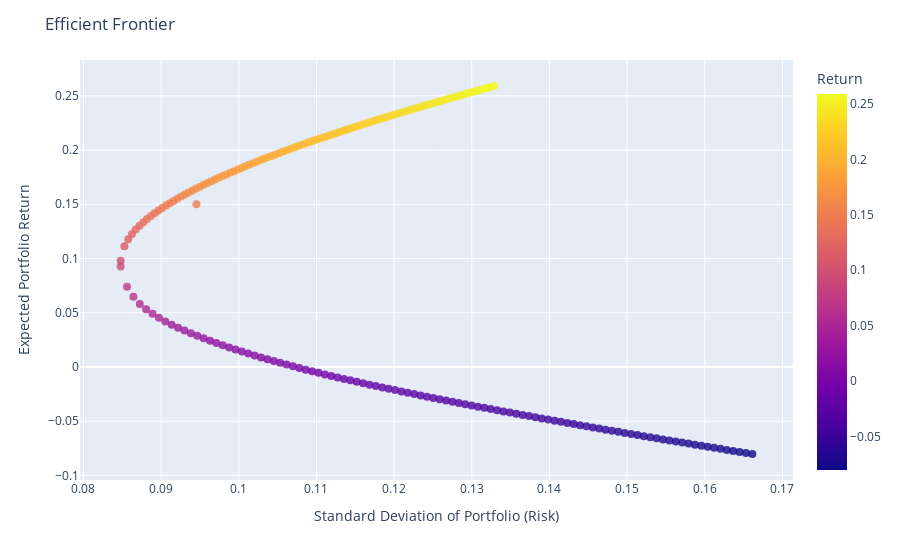

The notebook cell saved with this chart:
### Code cell
expected_returns = returns.mean()

min_variance_risk = standard_deviation(minimum_variance_optimal_weights, cov_matrix)
max_sharpe_ratio_risk = standard_deviation(max_sharpe_optimal_weights, cov_matrix)

frontier_risks = np.linspace(min_variance_risk, max_sharpe_ratio_risk, 100).tolist()
frontier_returns = []

for r in frontier_risks:
    cons = (
        {"type": "eq", "fun": lambda weights: np.sum(weights) - 1},
        {"type": "eq", "fun": lambda w: standard_deviation(w, cov_matrix) - r},
    )

    optimal_weights = optimize_weights(neg_sharpe_ratio, cons)

    re = expected_return(optimal_weights, returns)

    frontier_returns.append(re)


for r in np.linspace(min_variance_risk, max_sharpe_ratio_risk * 1.25, 100):
    cons = (
        {"type": "eq", "fun": lambda weights: np.sum(weights) - 1},
        {"type": "eq", "fun": lambda w: standard_deviation(w, cov_matrix) - r},
    )

    optimal_weights = optimize_weights(sharpe_ratio, cons)

    re = expected_return(optimal_weights, returns)
    frontier_returns.append(re)
    frontier_risks.append(r)


bounds = [(0, 0.1) for _ in range(len(stocks_tickers))]

bounds[3] = (0, 0.2) # ATW
bounds[11] = (0, 0.2) # IAM


regulation_compliant_max_sharpe_optimal_weights = optimize_weights(
    objective=neg_sharpe_ratio,
    bounds=bounds,
)

regulation_compliant_max_sharpe_optimal_return = expected_return(
    regulation_compliant_max_sharpe_optimal_weights, returns
)

regulation_compliant_max_sharpe_optimal_risk = standard_deviation(
    regulation_compliant_max_sharpe_optimal_weights, cov_matrix
)

frontier_returns.append(regulation_compliant_max_sharpe_optimal_return)
frontier_risks.append(regulation_compliant_max_sharpe_optimal_risk)

# Create DataFrame for efficient frontier data
efficient_frontier_df = pd.DataFrame(
    {
        "Return": frontier_returns,
        "Risk": frontier_risks,
    }
)

fig = px.scatter(
    efficient_frontier_df,
    x="Risk",
    y="Return",
    color="Return",
    color_continuous_scale=px.colors.sequential.Plasma,  # You can use other color scales
)
fig.update_traces(marker=dict(size=8, opacity=0.8))
fig.update_layout(
    title="Efficient Frontier",
    xaxis_title="Standard Deviation of Portfolio (Risk)",
    yaxis_title="Expected Portfolio Return",
    hoverlabel=dict(bgcolor="white", font_size=12, font_family="Rockwell"),
    hovermode="closest",
)
fig.show()

### Figure 1 — Plotly figure (JSON) as saved in the notebook; plotly's stock layout.template omitted (floating-point values rounded to 4 significant figures; data arrays with more than 128 entries replaced by an {"elided": "..."} marker saying what was removed)
{"data": [{"hovertemplate": "Risk=%{x}<br>Return=%{marker.color}<extra></extra>", "legendgroup": "", "marker": {"color": {"elided": "201 float values"}, "coloraxis": "coloraxis", "opacity": 0.8, "size": 8, "symbol": "circle"}, "mode": "markers", "name": "", "orientation": "v", "showlegend": false, "type": "scatter", "x": {"elided": "201 float values"}, "xaxis": "x", "y": {"elided": "201 float values"}, "yaxis": "y"}], "layout": {"coloraxis": {"colorbar": {"title": {"text": "Return"}}, "colorscale": [[0, "#0d0887"], [0.1111, "#46039f"], [0.2222, "#7201a8"], [0.3333, "#9c179e"], [0.4444, "#bd3786"], [0.5556, "#d8576b"], [0.6667, "#ed7953"], [0.7778, "#fb9f3a"], [0.8889, "#fdca26"], [1, "#f0f921"]]}, "hoverlabel": {"bgcolor": "white", "font": {"family": "Rockwell", "size": 12}}, "hovermode": "closest", "legend": {"tracegroupgap": 0}, "margin": {"t": 60}, "title": {"text": "Efficient Frontier"}, "xaxis": {"anchor": "y", "domain": [0, 1], "title": {"text": "Standard Deviation of Portfolio (Risk)"}}, "yaxis": {"anchor": "x", "domain": [0, 1], "title": {"text": "Expected Portfolio Return"}}}}
